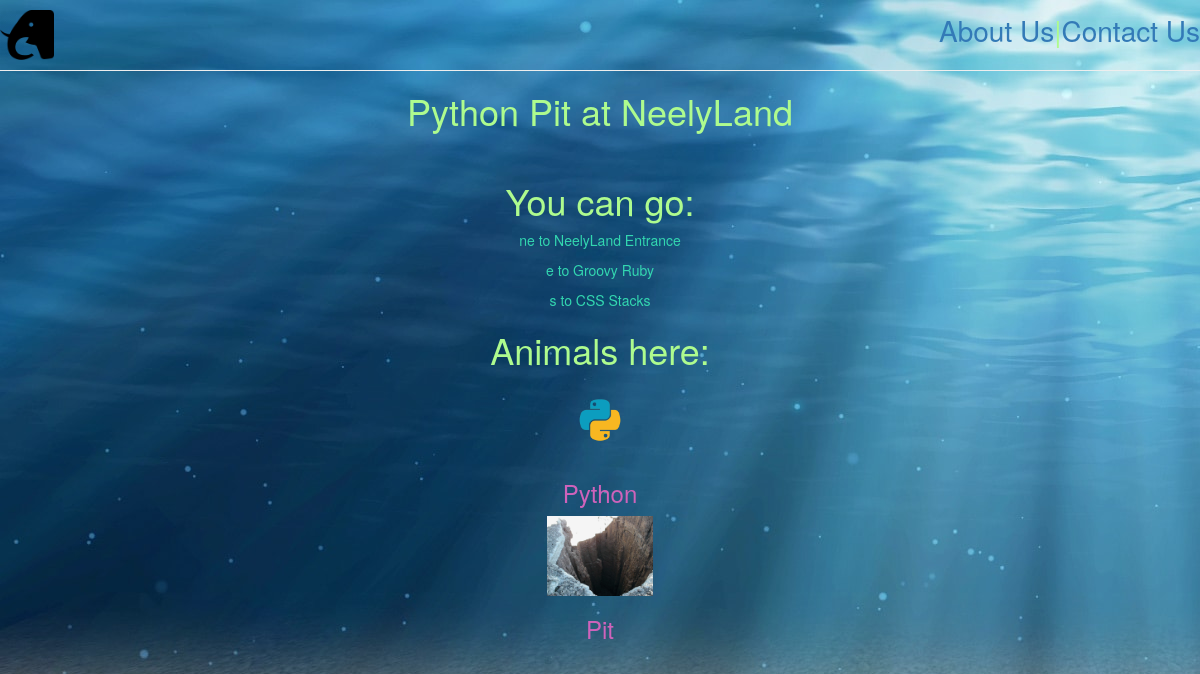
The page /zoo/exhibit/10 on the database its author committed.
### zoo/models.py (models this page shows, shortened)
class Exhibit(models.Model):
    name = models.CharField(max_length=200, help_text="Enter an Exhibit name.")
    zoo = models.ForeignKey('Zoo', on_delete=models.SET_NULL, null=True)
    hasExit = models.BooleanField(default=False)
    def __str__(self):
        return self.name
    def get_absolute_url(self):
        return reverse('exhibitDetail', args=[str(self.id)])

class Zoo(models.Model):
    name = models.CharField(max_length=200, help_text="Enter a Zoo name.")
    logoFileName = models.CharField(max_length=200, help_text="Enter a url.", null=True)

class Neighbor(models.Model):
    fromExhibit = models.ForeignKey('Exhibit', on_delete=models.SET_NULL, null=True, related_name='fromExhibit')
    toExhibit = models.ForeignKey('Exhibit', on_delete=models.SET_NULL, null=True, related_name='toExhibit')
    CARDINAL = (
        ('n', 'North'),
        ('s', 'South'),
        ('w', 'West'),
        ('e', 'East'),
        ('ne', 'Northeast'),
        ('nw', 'Northwest'),
        ('se', 'Southeast'),
        ('sw', 'Southwest')
    )
    direction = models.CharField(max_length=2, choices=CARDINAL, help_text="Enter direction", null=True, blank=True)

class Animal(models.Model):
    name = models.CharField(max_length=200)
    imageFileName = models.CharField(max_length=200, null=True)
    sound = models.CharField(max_length=200)
    food = models.CharField(max_length=200)
    political = models.CharField(max_length=200)
    exhibit = models.ForeignKey('Exhibit', on_delete=models.SET_NULL, null=True)
    def get_absolute_url(self):
        return reverse('animalDetail', args=[str(self.id)])

### zoo/views.py (the view)
# urls.py: path('exhibit/<int:pk>', views.ExhibitDetailView.as_view(), name='exhibitDetail'),
class ExhibitDetailView(generic.DetailView):
    model = Exhibit

### zoo/templates/zoo/exhibit_detail.html
{% extends "base_generic.html" %}
{% block content %}
<h1>{{ exhibit.name }} at {{ exhibit.zoo.name }}</h1>
<br>
<div class="neighborTitle">
<h1>You can go:</h1>
{% for neighbor in exhibit.fromExhibit.all %}
  <a class="exhibitsP" href="{{ neighbor.toExhibit.get_absolute_url }}"><p>{{ neighbor.direction }} to {{ neighbor.toExhibit }}</p></a>
{% endfor %}
</div>
<div class="animalTitle">
<h1>Animals here:</h1>
{% load static %}
{% for animal in exhibit.animal_set.all %}
  <a class="animalsP" href="{{ animal.get_absolute_url }}"><img src="{% static animal.imageFileName %}"></img>
  <h3>{{ animal.name }}</h3></a>
{% endfor %}
</div>
{% endblock %}

### zoo/templates/base_generic.html (shortened to what this page needs)
<!DOCTYPE html>
<html lang="en">
<head>
  {% load static %}
  <link rel="stylesheet" href="https://maxcdn.bootstrapcdn.com/bootstrap/3.3.7/css/bootstrap.min.css">
  <link rel="stylesheet" href="{% static 'css/styles.css' %}">
</head>
<body>
  <a href="http://127.0.0.1:8000/zoo/"><img src="{% static 'images/zoo.png' %}" class="splash"></img></a>
  <ul>
    <a href="/zoo/contactus"><li>Contact Us</li></a>
    <li> | </p>
    <a href="/zoo/aboutus"><li>About Us</li></a>
  </ul>
  <br>
  <br>
  <hr>
  {% block content %} {% endblock %}
</body>
</html>

### zoo/static/css/styles.css (style rules this page uses)
html { margin: 0; padding: 0; }
body { color: rgb(174, 251, 142); text-align: center; margin: 0; padding: 0; background-image: url("background.png"); }
.exhibitsP { color: rgb(51, 215, 176); }
.animalsP { color: rgb(207, 99, 187); }
li { float: right; display: inline; font-size: 2em; }
.animalTitle img { height: 80px; }
.splash { float: left; height: 50px; width: auto; }

### rows shown on the page
Exhibit: name "Python Pit", zoo.name "NeelyLand"
Neighbor: direction "ne", toExhibit "NeelyLand Entrance"
Neighbor: direction "e", toExhibit "Groovy Ruby"
Neighbor: direction "s", toExhibit "CSS Stacks"
Animal: imageFileName (picture), name "Python"
Animal: imageFileName (picture), name "Pit"
